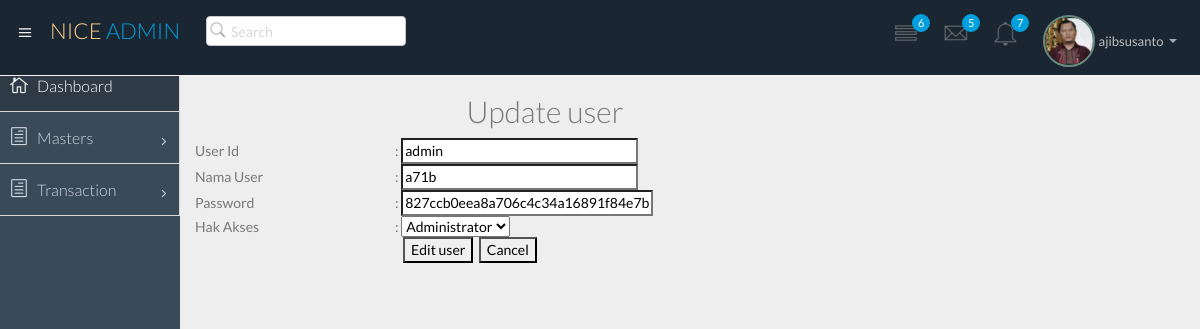
/index_admin.php?page=edituser&id=1 (signed in), run on the app's committed database.
### tables this page shows
CREATE TABLE `user` (
  `id` int(4) NOT NULL AUTO_INCREMENT,
  `user_id` varchar(10) NOT NULL,
  `name` varchar(30) DEFAULT NULL,
  `password` varchar(32) DEFAULT NULL,
  `hak_akses` int(1) DEFAULT NULL,
  PRIMARY KEY (`id`),
  UNIQUE KEY `user_id_idx` (`user_id`)
);

### edituser.php (the view, shortened to what this page needs)
<?php
include "koneksi_ip.php";
if (isset($_GET['id'])) {
$kode = $_GET['id'];
} else {
die ("Error. No Id Selected! ");
}
$query = "SELECT * FROM user WHERE id='$kode'";
$sql = mysqli_query ($conn,$query);
$hasil = mysqli_fetch_array ($sql);
$user_id = $hasil['user_id'];
$nama = stripslashes ($hasil['name']);
$password = stripslashes ($hasil['password']);
?>
<html>
<head><title>Edit user</title>
</head>
<body>
<FORM ACTION="" METHOD="POST" NAME="input">
<table cellpadding="0" cellspacing="0" border="0" width="700">
<tr>
<td align="center" colspan="2"><h2>Update user</h2></td>
</tr>
<tr>
<td width="200">User Id</td>
<td>: <input type="text" name="user_id" size="30" value="<?php echo $user_id ?>"</td>
</tr>
<tr>
<td>Nama User</td>
<td>: <input type="text" name="nama" size="30" value="<?php echo $nama ?>"></td>
</tr>
<tr>
<td>Password</td>
<td>: <input type="text" name="satuan" size="32" value="<?php echo $password ?>"></td>
</tr>
<tr>
<td>Hak Akses</td>
<td>:  <select>
  <option name="hak_akses" value="0">Administrator</option>
</select> </td>
</tr>
<tr>
<td>&nbsp;</td>
<td>&nbsp;&nbsp;
<input type="submit" name="Edit" value="Edit user">&nbsp;
<input type="submit" name="Reset" value="Cancel"></td>
</tr>
</table>
</FORM>
</body>
</html>

### data on the page
user: user_id "admin", nama "a71b", satuan "827ccb0eea8a706c4c34a16891f84e7b"
